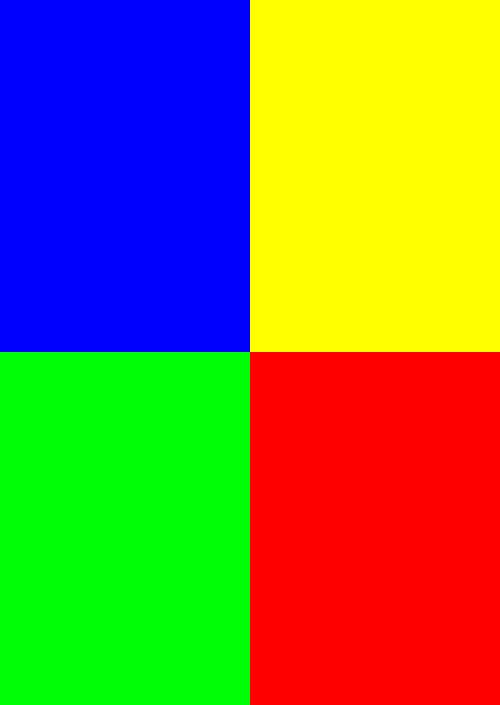
#> input picture images/RGB.jpg, 500 x 705 px
$ python basic_image_processing_opencv.py
#> lines starting #> are read from the running program, lines starting #| are printed output that depends on the picture
import cv2
from matplotlib import pyplot as plt

img = cv2.imread("images/RGB.jpg", 1)
#> img is the input picture: shape (705, 500, 3); mean B, G, R 65.2, 127.5, 127.2

# resize the pic two times bigger that original picture
resize = cv2.resize(img, None, fx=2, fy=2, interpolation=cv2.INTER_CUBIC)

cv2.imshow("original pic", img)
cv2.imshow("resized pic", resize)
cv2.waitKey(0)
cv2.destroyAllWindows()


# split the picture channels
blue = img[:, :, 0]
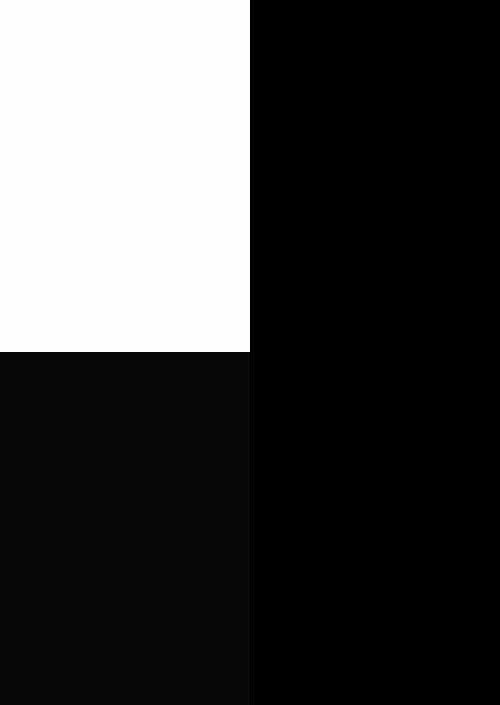
#> blue: shape (705, 500); min 0, max 254, mean 65.2
green = img[:, :, 1]
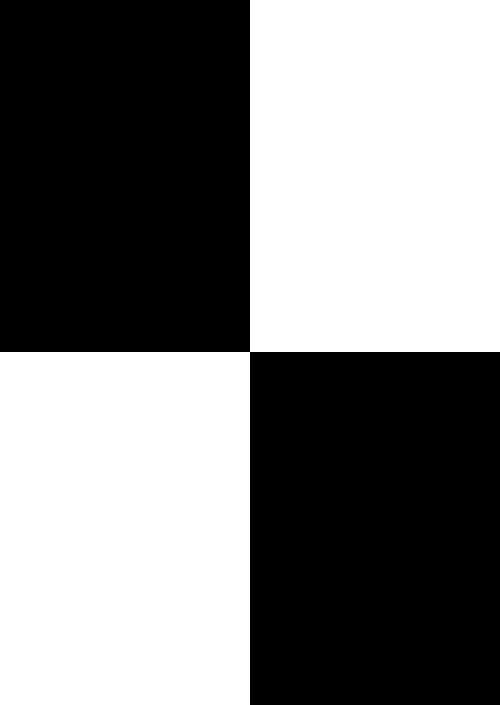
#> green: shape (705, 500); min 0, max 255, mean 127.5
red = img[:, :, 2]
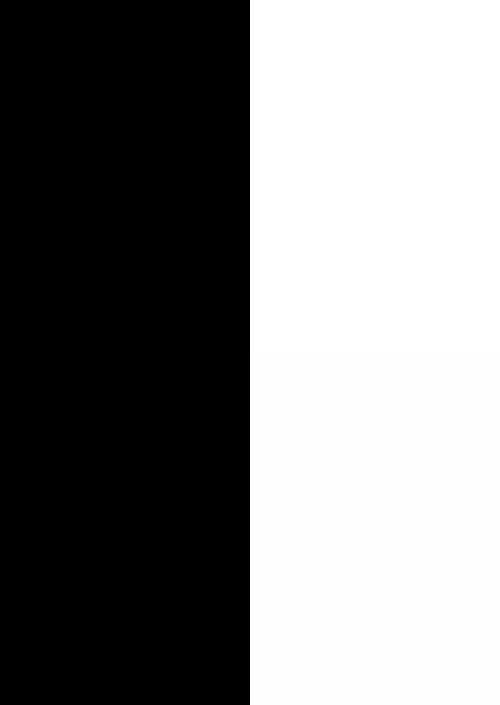
#> red: shape (705, 500); min 0, max 255, mean 127.2

#  instead of lines above you can use these lines below
b, g, r = cv2.split(img)

# after that, process on each channel, you can merge those channel together again
img_merge = cv2.merge((b, g, r))

# show the split channel
cv2.imshow("Blue red ", b)
cv2.imshow("Merged img ", img_merge)
cv2.waitKey(0)
cv2.destroyAllWindows()


img_2 = cv2.imread("images/Osteosarcoma_01.tif")
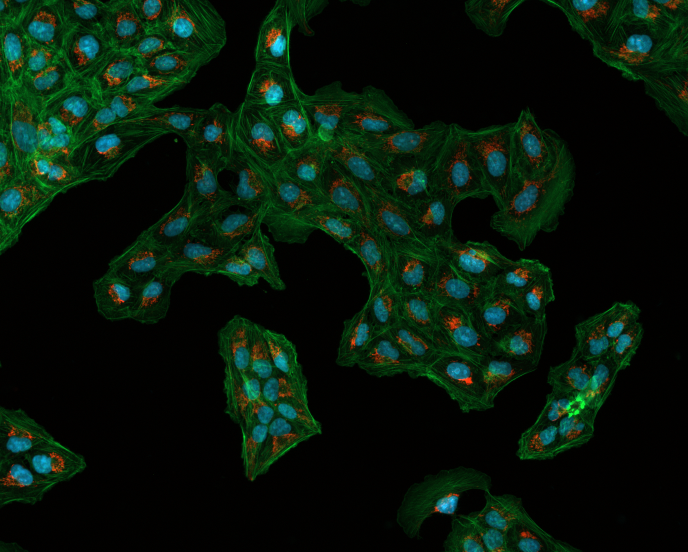
#> input picture images/Osteosarcoma_01.tif, 1376 x 1104 px (shown at 1/2 size)
#> img_2 is the input picture: shape (1104, 1376, 3); mean B, G, R 11, 23.9, 7
# this filter used for edges detection in pic by min and max values
edges = cv2.Canny(img_2, 100, 200)
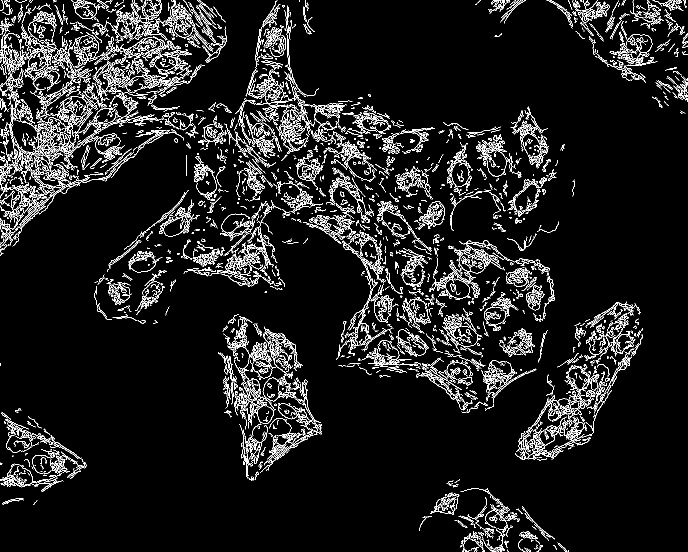
#> edges: shape (1104, 1376) (shown at 1/2 size); 7.4% white in thin lines or dots

cv2.imshow("Original picture", img_2)
cv2.imshow("Canny", edges)
cv2.waitKey(0)
cv2.destroyAllWindows()
